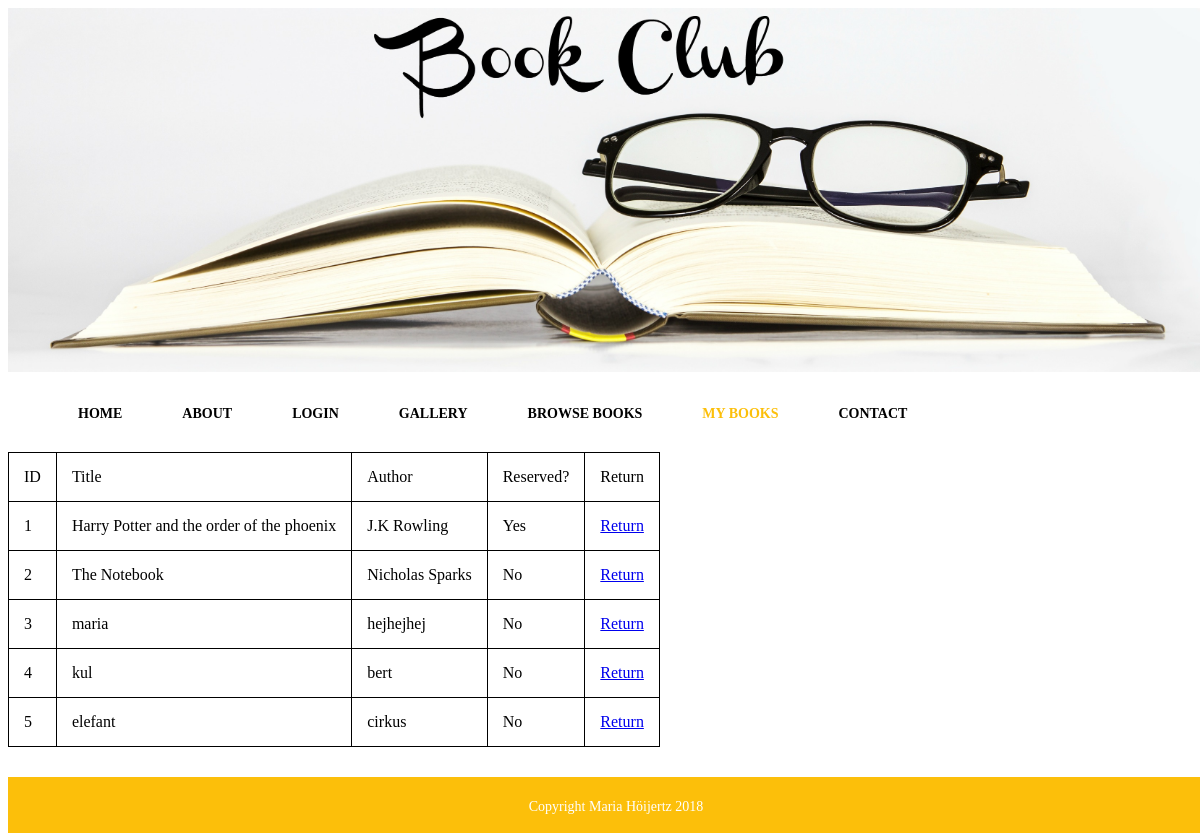
The app's page /mybooks.php with its own data.
### tables this page shows
CREATE TABLE `books` (
  `bookid` int(11) NOT NULL,
  `author` varchar(150) NOT NULL,
  `title` varchar(150) NOT NULL,
  `onloan` tinyint(1) NOT NULL
);

### mybooks.php (the view, shortened to what this page needs)
<!DOCTYPE html>
<html>
<head>
	<link rel="stylesheet" href="css/main.css">
</head>
<body>
    <?php include("header.php"); ?>
<?php
  @ $db = new mysqli($dbserver, $dbuser, $dbpass, $dbname);
  $query = " SELECT bookid, author, title, onloan FROM books ";
      $stmt = $db->prepare($query);
      $stmt->bind_result($bookid, $author, $title, $onloan);
      $stmt->execute();
      echo '<table bgcolor="" cellpadding="6">';
      echo '<tr><b><td>ID</td><b> <td>Title</td> <td>Author</td> <td>Reserved?</td> </b> <td>Return</td> </b></tr>';
      while ($stmt->fetch()) {
          if($onloan==1)
              $onloan="Yes";
            else $onloan="No";
          echo "<tr>";
          echo "<td> $bookid </td><td> $title </td><td> $author </td><td> $onloan </td>";
          echo '<td><a href="returnBook.php?bookid=' . urlencode($bookid) . '">Return</a></td>';
          echo "</tr>";
      }
      echo "</table>";
    ?>
</body>
  <footer>
    <?php include("footer.php"); ?>
  </footer>
</html>

### css/main.css (style rules this page uses)
body { background-color: #fff; color: black; width: 100%; }
table { border-spacing: 5px; }
table, th, td { border: 1px solid black; border-collapse: collapse; }
th, td { padding: 15px; color: black; }

### records on screen
books: bookid "1", title "Harry Potter and the order of the phoenix", author "J.K Rowling", onloan "Yes"
books: bookid "2", title "The Notebook", author "Nicholas Sparks", onloan "No"
books: bookid "3", title "maria", author "hejhejhej", onloan "No"
books: bookid "4", title "kul", author "bert", onloan "No"
books: bookid "5", title "elefant", author "cirkus", onloan "No"
